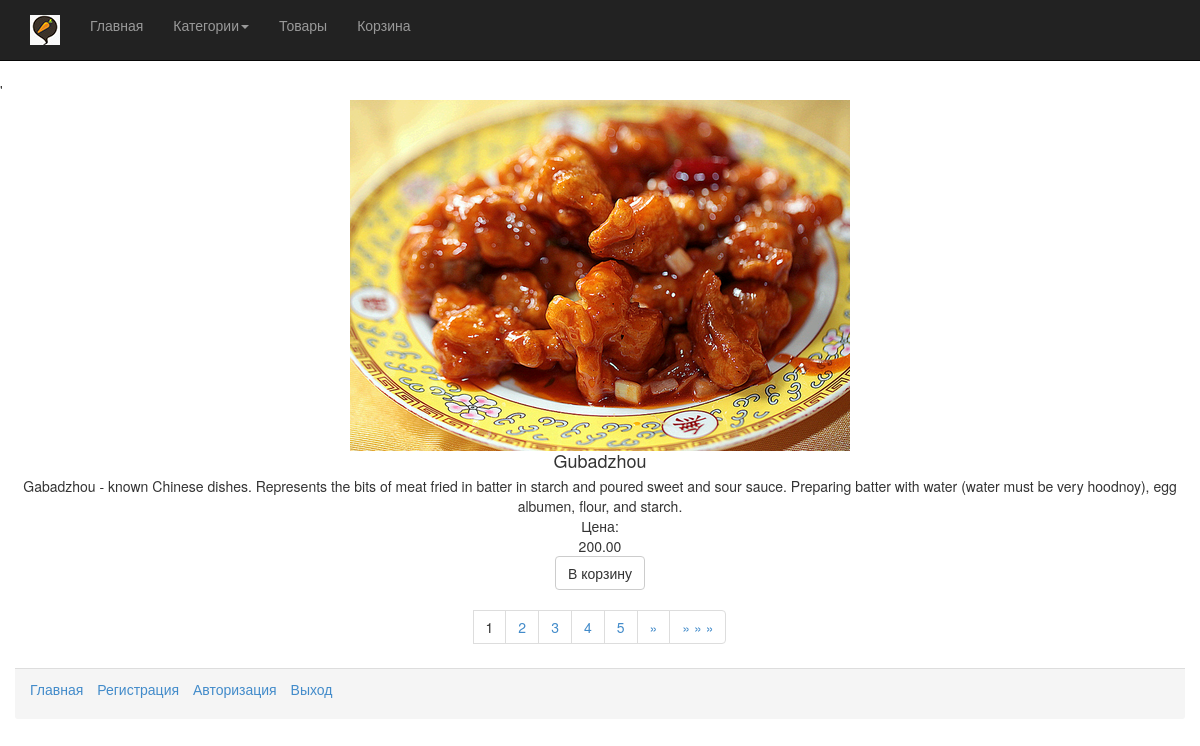
Screenshot of /user/getitemsandshow?category=4 with the database file from the repository.
### tables this page shows
CREATE TABLE IF NOT EXISTS `item` (
`id` int(5) NOT NULL,
  `name` varchar(100) NOT NULL,
  `price` decimal(10,2) NOT NULL,
  `category_id` int(5) NOT NULL,
  `available` tinyint(1) NOT NULL,
  `description` text NOT NULL,
  `image` varchar(100) NOT NULL
);

### application/core/model.php (called while the page is built, shortened)
<?php
class Model
{
	public function db_connect()
	{
		try {
          $this->DBH = new PDO("mysql:host=localhost;dbname=users", 'root', '');
        }
        catch(PDOException $e) {
        	$err[] = $e->getMessage;
            file_put_contents('PDOErrors.txt', $e->getMessage(), FILE_APPEND);
        }
	}
}

### application/core/view.php (called while the page is built)
<?php
class View
{
	function generate($content_view, $template_view, $data = null)
	{
		include 'application/views/'.$template_view;
	}
}

### application/controllers/controller_user.php (called while the page is built, shortened)
<?php
class Controller_User extends Controller
{
    function __construct()
    {
        $this->model = new Model_Login();
        $this->view  = new View();
    }
    function action_getItemsAndShow()
    {
        $count_show_pages = 5;
        $url = "/shop/user/getitemsandshow?page=1";
        $url_page = "/shop/user/getitemsandshow?page=";
        @$active = $_GET['page'];
        @$category = $_GET['category'];
        if (empty($active))
        {
          $active = 1;
        }
        if (!empty($category))
        {
          $items = $this->model->getCategoryItems($category);
        } else {
          $items = $this->model->getItems();
        }
        $count_pages = count($items);
        if ($count_pages > 1)
        {
              $left = $active - 1;
              if ($left < floor($count_show_pages / 2)) $start = 1;
              else $start = $active - floor($count_show_pages / 2);
              $end = $start + $count_show_pages - 1;
        }
        $paginationData = array('count_pages' => $count_pages, 'active' => $active, 'url' => $url, 'url_page' => $url_page, 'start' => $start, 'end' => $end, 'category' => $category);
        $this->view->generate('items_view.php', 'template_view.php', array('items' => $items,'pagination' => $paginationData));
    }
    function action_deleteItemFromOrder()
    {
        if (isset($_POST['submit'])) {
                $userdata = $this->model->getHashAndID(intval($_COOKIE['id']));
                if (isset($_COOKIE['id']) and isset($_COOKIE['hash'])) {
                    if (($userdata['user_hash'] !== $_COOKIE['hash']) or ($userdata['user_id'] !== $_COOKIE['id'])) {
                        setcookie("id", "", time() - 3600*24*30*12, "/");
                        setcookie("hash", "", time() - 3600*24*30*12, "/");
                        $message = "Авторизуйтесь пожалуйста.";
                        $this->view->generate('login_view.php', 'template_view.php', $message);
                    } else {
                                $this->model->deleteItemFromOrder($_COOKIE['id'], $_POST['deleteItem']);
                                echo "Удалено!";
                            }
                    } else {
                                $message = "Пожалуйста, включите куки.";
                                $this->view->generate('login_view.php', 'template_view.php', $message);
                            }
                }
    }   }

### application/bootstrap.php (called while the page is built, shortened)
<?php
require_once 'core/model.php';
require_once 'core/view.php';
require_once 'core/route.php';
Route::start();
?>

### index.php (called while the page is built, shortened)
<?php
require_once 'application/bootstrap.php';
?>

### application/models/model_user.php (called while the page is built, shortened)
<?
class Model_Login extends Model
{
    public function getCategoryItems($category)
    {
        $query = $this->DBH->prepare("SELECT * FROM item WHERE category_id = :category");
        $query->bindParam(':category', $category);
        $query->execute();
        $result = $query->fetchAll(PDO::FETCH_ASSOC);
        return $result;
    }
}
?>

### application/views/items_view.php (the view, shortened to what this page needs)
'<div class="container text-center">
	<div class="row">
		<div class="media">
			<a class="media-left media-middle" href="#"><img src="<?=$data['items'][$data['pagination']['active']-1]['image']?>" alt="Блюдо"></a>
			<div class="media-body">
				<h4 class="media-heading">
					<?=$data['items'][$data['pagination']['active']-1]['name']?>
				</h4>
				<?=$data['items'][$data['pagination']['active']-1]['description']?>
			</div>
			<span>Цена:</span> <div><?=$data['items'][$data['pagination']['active']-1]['price']?></div>
			<form role="form" method="POST" action="/shop/user/addItemToOrder">
				<input name="submit" type="submit" class="btn btn-default" value="В корзину">
			</form>
		</div>
	</div>
</div>
<div class="container text-center">
	<div class="row">
		<nav>
		  <ul class="pagination">
		    <li>
		     <?php for ($i = $data['pagination']['start']; $i <= $data['pagination']['end']; $i++) { ?>
		    <?php if ($i == $data['pagination']['active']) { ?><li><span><?=$i?></span></li><?php } else { ?><li><a href="<?php if ($i == 1) { ?><?=$data['pagination']['url'].'&category='.$data['pagination']['category']?><?php } else { ?><?=$data['pagination']['url_page'].$i.'&category='.$data['pagination']['category']?><?php } ?>"><?=$i?></a></li><?php } ?>
		    <?php } ?>
		    <?php if ($data['pagination']['active'] != $data['pagination']['count_pages']) { ?>
		</li>
		    <li>
		      <a href="<?=$data['pagination']['url_page'].($data['pagination']['active'] + 1).'&category='.$data['pagination']['category']?>" aria-label="Next">
		        <span aria-hidden="true">&raquo;</span>
		      </a>
		    </li>
		    <li>
		      <a href="<?=$data['pagination']['url_page'].$data['pagination']['count_pages'].'&category='.$data['pagination']['category']?>" aria-label="Next">
		        <span aria-hidden="true">&raquo; &raquo; &raquo;</span>
		      </a>
		    </li>
		    <?php } ?>
		  </ul>
		</nav>
	</div>
</div>

### application/core/route.php (shortened to what this page needs)
<?php
class Route
{
	static function start()
	{
		$action_name = 'index';
		$routes = explode('/', $_SERVER['REQUEST_URI']);
		if ( !empty($routes[3]) )
		{
			if (strstr($routes[3],'?') != false) {
			 	$routes[3] = strstr($routes[3],'?',true);
			 }
			$action_name = $routes[3];
		}
		$action_name = 'action_'.$action_name;
		$controller = new $controller_name;
		$action = $action_name;
		if(method_exists($controller, $action))
		{
			$controller->$action();
		}
		else
		{
			header('Location:/shop/404');
		}
	}
}

### application/views/template_view.php (shortened to what this page needs)
<!DOCTYPE html>
<html lang="ru">
   <head>
	  <link href="/shop/css/bootstrap.css" rel="stylesheet">
	  <link href="/shop/css/style.css" rel="stylesheet">
   </head>
   <body>
   	<div class="container">
   		<div class="row">
		<div class="navbar navbar-inverse navbar-fixed-top">
		 <div class="container">
			<div class="navbar-header">
			   <a href="#" class="navbar-brand"><img src="/shop/images/logo.jpg"></a>
			</div>
			<div class="collapse navbar-collapse" id="responsive-menu">
			   <ul class="nav navbar-nav">
				  <li><a href="/shop/">Главная</a></li>
				  <li class="dropdown">
					 <a href="#" class="dropdown-toggle" data-toggle="dropdown">Категории<b class="caret"></b></a>
				  </li>
				  <li><a href="/shop/user/getitemsandshow">Товары</a></li>
				  <li><a href="/shop/user/getOrderItemsAndShow">Корзина</a></li>
			   </ul>
			</div>
		 </div>
		</div>
	    </div>
	</div>
	<br>
	<br>
	<br>
	<br>
	<?php include 'application/views/'.$content_view; ?>
		<div class="container">
			<div class="row">
				<div class="panel-footer">
					<ul class="list-inline">
						<li><span class="divider"></span><a href="/shop/">Главная</a></li>
						<li><span class="divider"></span><a href="/shop/register">Регистрация</a></li>
						<li><span class="divider"></span><a href="/shop/user">Авторизация</a></li>
						<li><span class="divider"></span><a href="/shop/user/logoutUser">Выход</a></li>
					</ul>
				</div>
			</div>
	    </div>
   </body>
</html>

### rows the page displays
item: image (picture), name "Gubadzhou", $data['items'][$data['pagination']['active']-1]['description'] "Gabadzhou - known Chinese dishes. Represents the bits of meat fried in batter in starch and poured sweet and sour sauce. Preparing batter with water (water must be very hoodnoy), egg albumen, flour, and starch.", price "200.00"
